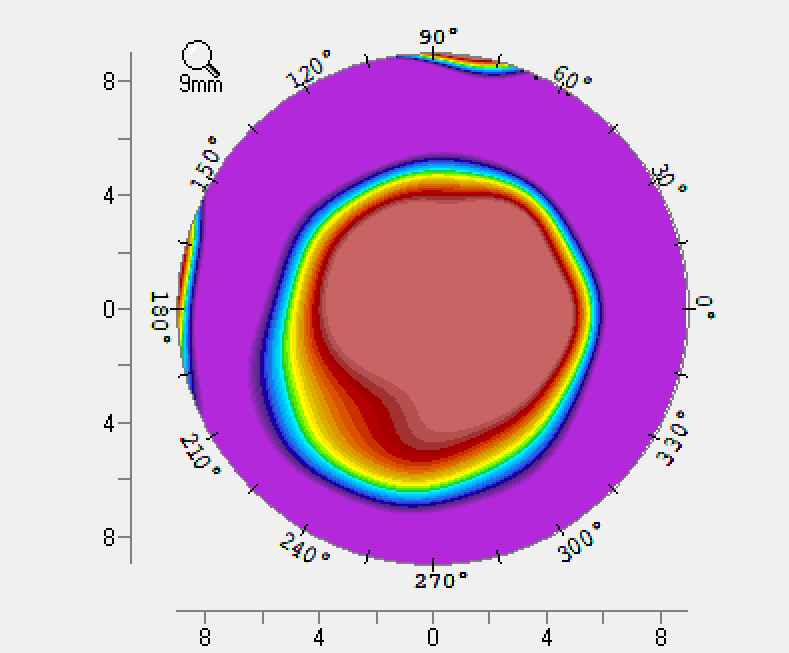
#> input picture tests/001.png, 789 x 653 px, found by its file name
$ python 'tools-GreenArea_v1.0 debug.py'
#> lines starting #> are read from the running program, lines starting #| are printed output that depends on the picture; after the words box and inside, x2 and y2 are one past the last pixel; in counts of white or black regions, pixels touching at a corner belong together
"""
相较于V1.0，此版本主要目的为debug，增加了输出在原图上描绘边界的功能（具体可参BigCircle.py脚本里的更简明的步骤)


为了使过程更加工程化和模块化，基于既往的汇总脚本../00-old_script/core.py进行拆分，获取到如下提取绿色轮廓的核心代码：
input：path
process：建立了一个class，用来识别绿色边界（核心算法）
    class GreenContourExtractor:
        #启动
        def __init__(self, image_path)

        #定义和找出绿色和蓝色像素值
        def is_green_pixel(self, pixel_hsv)
        def is_blue_pixel(self, pixel_hsv)

        #检测外圆并确定中心（绿色中心会包含在内）
        def create_color_mask(self, debug=False)
        def detect_outer_circle(self, debug=False)

        #基于中心的绿色轮廓提取（核心！！！）：1.提前限定绿色位于0.8*大圆半径内 2.利用for循环基于中心进行经线扫描 3.去除离群+插值补充缺失 4.填充绿色轮廓并获取mask
        def extract_green_contour(self, center_x, center_y, outer_radius, debug=False)

        #对以上获取的对象汇总，进行最终计算
        def extract(self, debug=True, save_path=None)
output：green_mask图片、像素总数
"""

import cv2
import numpy as np
from scipy.interpolate import interp1d


class GreenContourExtractor:
    def __init__(self, image_path):

#> called with image_path = '../../../data/test_data/001.png'
        self.image = cv2.imread(image_path)
#> self.image is the input picture: shape (653, 789, 3); mean B, G, R 203.4, 171.3, 208.9
        if self.image is None:
            raise ValueError(f"无法读取图像: {image_path}")

        self.image_rgb = cv2.cvtColor(self.image, cv2.COLOR_BGR2RGB)
        self.hsv = cv2.cvtColor(self.image, cv2.COLOR_BGR2HSV)
#> self.hsv: shape (653, 789, 3); mean H, S, V 34.9, 79.7, 225.9

        self.green_colors = [
            np.array([68, 231, 210]),
            np.array([48, 255, 230])
        ]

        self.blue_colors = [
            np.array([92, 255, 252]),
            np.array([95, 255, 252]),
            np.array([98, 255, 252]),
            np.array([101, 245, 252])
        ]

    def is_green_pixel(self, pixel_hsv):
        for green_color in self.green_colors:
            if np.array_equal(pixel_hsv, green_color):
                return True
        return False

    def is_blue_pixel(self, pixel_hsv):
        for blue_color in self.blue_colors:
            if np.array_equal(pixel_hsv, blue_color):
                return True
        return False

    def create_color_mask(self, debug=False):
        saturation = self.hsv[:, :, 1]
        color_mask = (saturation > 30).astype(np.uint8) * 255

        kernel = np.ones((5, 5), np.uint8)
        color_mask = cv2.morphologyEx(color_mask, cv2.MORPH_CLOSE, kernel)

        if debug:
            color_pixel_count = np.sum(color_mask > 0)
            print(f"彩色区域像素数: {color_pixel_count}")

        return color_mask

    def detect_outer_circle(self, debug=False):
        color_mask = self.create_color_mask(debug=debug)
        edges = cv2.Canny(color_mask, 50, 150)

        kernel = np.ones((5, 5), np.uint8)
        edges = cv2.morphologyEx(edges, cv2.MORPH_CLOSE, kernel)

        circles = cv2.HoughCircles(
            edges, cv2.HOUGH_GRADIENT, dp=1,
            minDist=100, param1=50, param2=30,
            minRadius=50, maxRadius=1000
        )

        if circles is not None:
            circles = np.uint16(np.around(circles))
            largest_circle = max(circles[0], key=lambda c: c[2])
            x, y, r = largest_circle

            if debug:
                print(f"外圆检测 - 圆心: ({x}, {y}), 半径: {r}像素")

            return x, y, r
        else:
            raise ValueError("未能检测到外圆边界")

    def extract_green_contour(self, center_x, center_y, outer_radius, debug=False):
        height, width = self.hsv.shape[:2]
        contour_mask = np.zeros((height, width), dtype=np.uint8)

        max_scan_radius = int(outer_radius * 0.8)

        if debug:
            print(f"最大扫描半径: {max_scan_radius}像素")

        num_angles = 360
        angles = np.linspace(0, 2 * np.pi, num_angles)
        boundary_radii = []

        green_found_count = 0
        blue_found_count = 0

        for angle in angles:
            green_end_radius = -1
            green_started = False

            for r in range(0, max_scan_radius):
                x = int(center_x + r * np.cos(angle))
                y = int(center_y + r * np.sin(angle))

                if not (0 <= x < width and 0 <= y < height):
                    continue

                pixel_hsv = self.hsv[y, x]

                is_green = self.is_green_pixel(pixel_hsv)
                is_blue = self.is_blue_pixel(pixel_hsv)

                if is_green:
                    green_found_count += 1
                if is_blue:
                    blue_found_count += 1

                if is_green:
                    green_started = True

                if green_started and is_blue:
                    green_end_radius = r
                    break

            boundary_radii.append(green_end_radius)

        if debug:
            print(f"扫描过程中找到的绿色像素总数: {green_found_count}")
            print(f"扫描过程中找到的蓝色像素总数: {blue_found_count}")

        boundary_radii = np.array(boundary_radii)
        valid_radii = boundary_radii[boundary_radii != -1]

        if len(valid_radii) < 3:
            if debug:
                print(f"\n[警告] 有效边界点太少: {len(valid_radii)}")
                print(f"绿色像素数: {green_found_count}, 蓝色像素数: {blue_found_count}")
            raise ValueError(f"有效边界点太少({len(valid_radii)})")

        # 剔除离群值
        q1 = np.percentile(valid_radii, 25)
        q3 = np.percentile(valid_radii, 75)
        iqr = q3 - q1
        lower_bound = q1 - 1.5 * iqr
        upper_bound = q3 + 1.5 * iqr

        outlier_mask = (valid_radii < lower_bound) | (valid_radii > upper_bound)
        outlier_count = np.sum(outlier_mask)

        if debug:
            print(f"统计信息:")
            print(f"  有效半径数量: {len(valid_radii)}")
            print(f"  中位数: {np.median(valid_radii):.2f}像素")
            print(f"  正常范围: [{lower_bound:.2f}, {upper_bound:.2f}]像素")
            print(f"  离群值数量: {outlier_count}")

        valid_indices = np.where(boundary_radii != -1)[0]
        for i, idx in enumerate(valid_indices):
            if outlier_mask[i]:
                boundary_radii[idx] = -1

        # 插值
        missing_count = np.sum(boundary_radii == -1)

        if missing_count > 0:
            normal_indices = np.where(boundary_radii != -1)[0]
            normal_radii = boundary_radii[normal_indices]

            if len(normal_indices) < 3:
                raise ValueError("正常值太少,无法插值")

            # 环形插值
            extended_indices = np.concatenate([
                [normal_indices[0] - num_angles],
                normal_indices,
                [normal_indices[-1] + num_angles]
            ])
            extended_radii = np.concatenate([
                [normal_radii[0]],
                normal_radii,
                [normal_radii[-1]]
            ])

            interp_func = interp1d(extended_indices, extended_radii,
                                   kind='cubic', fill_value='extrapolate')

            all_indices = np.arange(num_angles)
            boundary_radii = interp_func(all_indices)
            boundary_radii = np.clip(boundary_radii, 0, max_scan_radius)

        # 生成边界
        boundary_points = []
        for i, angle in enumerate(angles):
            r = boundary_radii[i]
            x = int(center_x + r * np.cos(angle))
            y = int(center_y + r * np.sin(angle))
            x = np.clip(x, 0, width - 1)
            y = np.clip(y, 0, height - 1)
            boundary_points.append((x, y))

        # 绘制边界线
        debug_img = self.image.copy()
        points = np.array(boundary_points, dtype=np.int32)
        points = points.reshape((-1, 1, 2))  # reshape 为 cv2.polylines 需要的格式
        cv2.polylines(debug_img, [points], isClosed=False, color=(0, 0, 255), thickness=2)
        cv2.imshow('Boundary Points', debug_img)
        cv2.waitKey(0)  # 等待按键
        cv2.destroyAllWindows()


        # 填充
        contour_points = np.array(boundary_points, dtype=np.int32)
        cv2.fillPoly(contour_mask, [contour_points], 255)

        if debug:
            print(f"边界点数: {len(boundary_points)}")
            print(f"轮廓内像素数: {np.sum(contour_mask > 0)}")
            if missing_count > 0:
                print(f"已插值修复 {missing_count} 个角度(含{outlier_count}个离群值)")

        return contour_mask

    def extract(self, debug=True, save_path=None):
        """
        执行完整的绿色轮廓提取流程

        Args:
            debug: 是否输出调试信息
            save_path: 保存掩码图的路径(可选)

        #Returns:
            绿色轮廓掩码图
        """
        #下面这些输print可以被注释掉
        '''
        print("=" * 60)
        #print("开始提取绿色轮廓线...")
        #print("=" * 60)

        # 1. 检测外圆
        print("\n[步骤1] 检测外圆边界...")
        '''
        center_x, center_y, outer_radius = self.detect_outer_circle(debug=debug)
#> in create_color_mask, `saturation = self.hsv[:, :, 1]`:
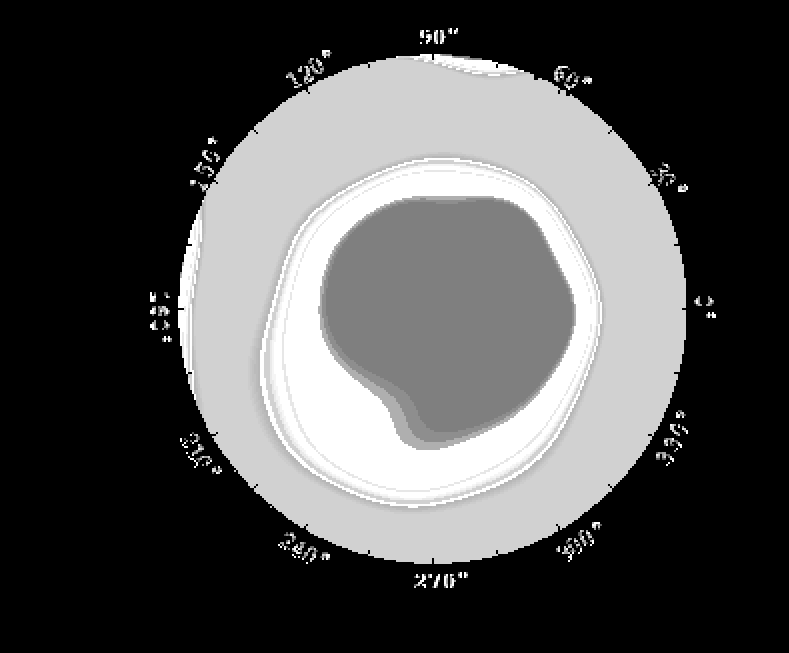
#> saturation: shape (653, 789); min 0, max 255, mean 79.7
#> in create_color_mask, `color_mask = (saturation > 30).astype(np.uint8) * 255`:
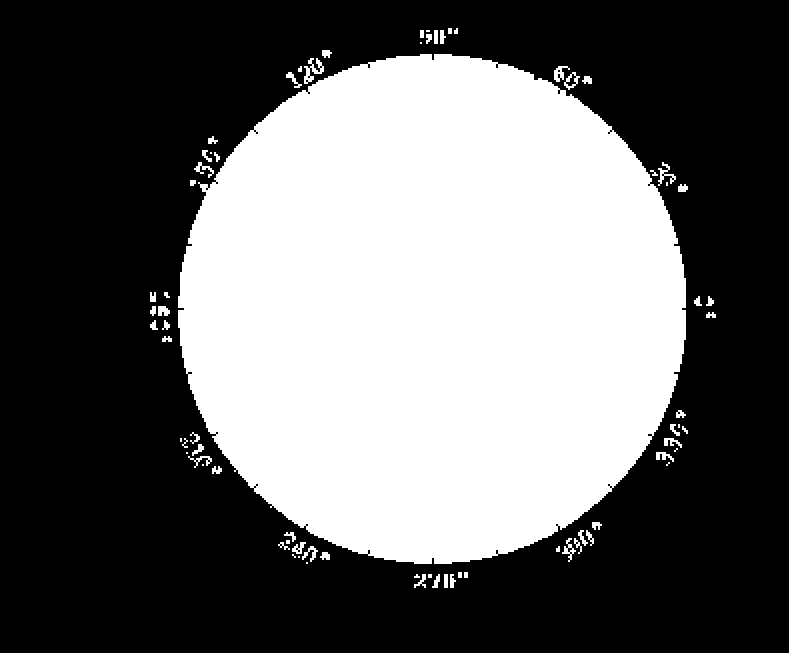
#> color_mask: shape (653, 789); 40.2% white; 75 white regions (16 under 20 px), largest, box (x1, y1, x2, y2) and area: (178, 54, 686, 564) 203332, (304, 58, 324, 84) 224, (658, 162, 676, 186) 144
#> in create_color_mask, `color_mask = cv2.morphologyEx(color_mask, cv2.MORPH_CLOSE, kernel)`:
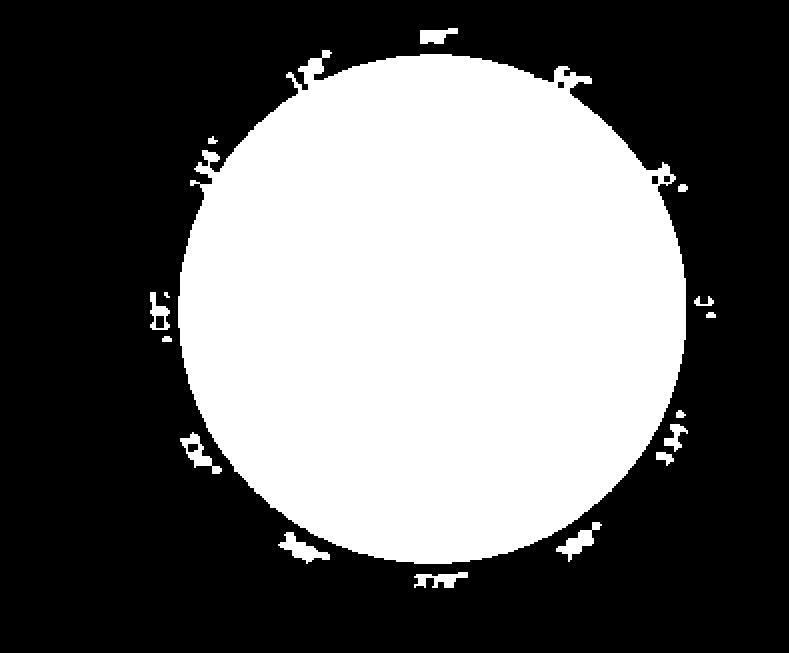
#> color_mask: shape (653, 789); 40.6% white; 16 white regions, largest, box (x1, y1, x2, y2) and area: (178, 50, 686, 564) 205400, (278, 532, 330, 564) 664, (556, 522, 602, 562) 608
#> in detect_outer_circle, `edges = cv2.Canny(color_mask, 50, 150)`:
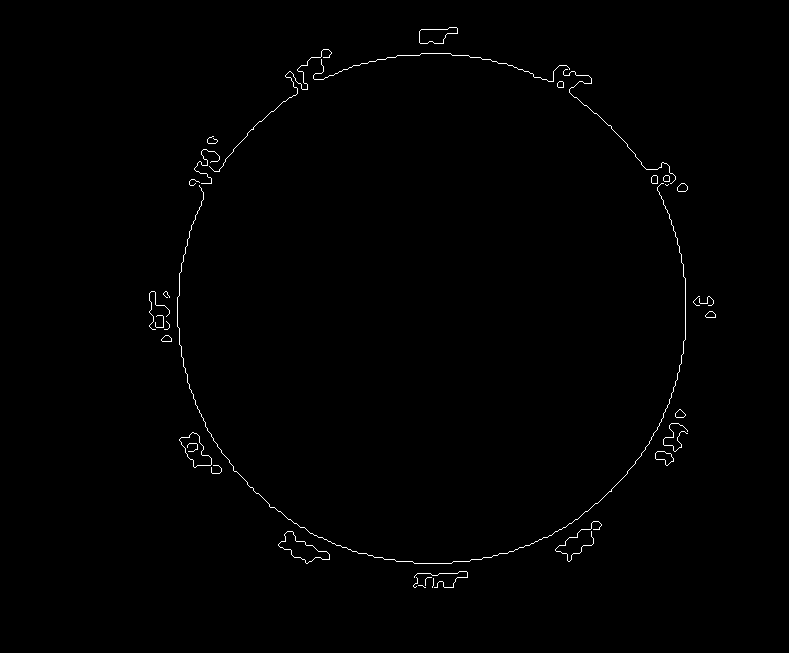
#> edges: shape (653, 789); 0.59% white in thin lines or dots, all inside (x1, y1, x2, y2) = (149, 27, 716, 588)
#> in detect_outer_circle, `edges = cv2.morphologyEx(edges, cv2.MORPH_CLOSE, kernel)`:
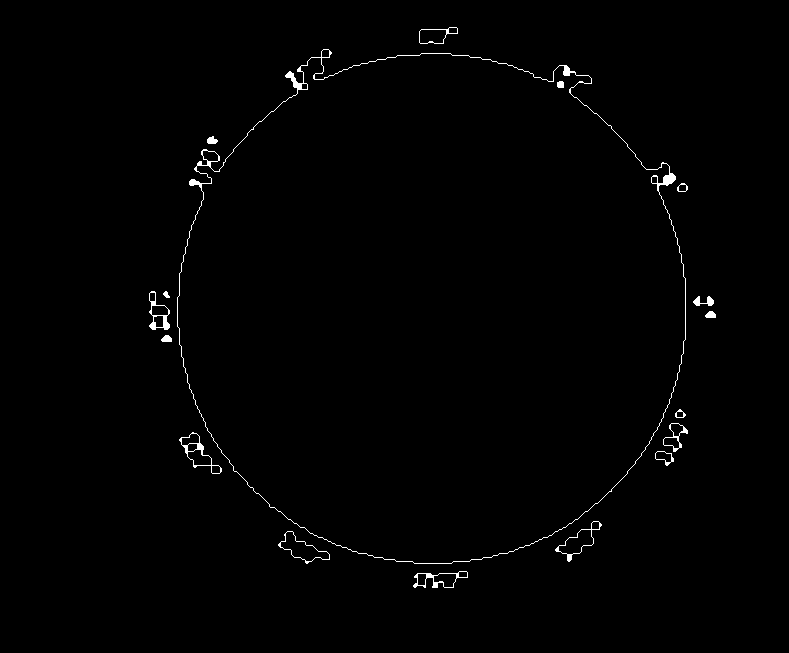
#> edges: shape (653, 789); 0.78% white in thin lines or dots, all inside (x1, y1, x2, y2) = (149, 27, 716, 588)
#> in detect_outer_circle, `circles = cv2.HoughCircles( edges, cv2.HOUGH_GRADIENT, dp=1, minDist=1..`: circles = [[434.5, 306.5, 256.6], [326.5, 298.5, 357.5], [463.5, 415.5, 144.7], [435.5, 183.5, 131.9], [323.5, 181.5, 123.6], [570.5, 298.5, 115.9], [321.5, 439.5, 118.8]]
#> in detect_outer_circle, `circles = np.uint16(np.around(circles))`: circles = [[434, 306, 257], [326, 298, 358], [464, 416, 145], [436, 184, 132], [324, 182, 124], [570, 298, 116], [322, 440, 119]]
#> in detect_outer_circle, `largest_circle = max(circles[0], key=lambda c: c[2])`: largest_circle = [326, 298, 358]
#> in detect_outer_circle, `x, y, r = largest_circle`: x = 326; y = 298; r = 358
#> center_x = 326; center_y = 298; outer_radius = 358

        # 2. 提取绿色轮廓
        '''
        print("\n[步骤2] 提取绿色轮廓边界(精确颜色匹配)...")
        print("  - 绿色: HSV(68,231,210) 和 HSV(48,255,230)")
        print("  - 蓝色: 4个精确采样值")
        print("  - 边界检测: 绿色消失→蓝色出现")
        '''
        contour_mask = self.extract_green_contour(
            center_x, center_y, outer_radius, debug=debug
        )
#> in extract_green_contour, `max_scan_radius = int(outer_radius * 0.8)`: max_scan_radius = 286
#> after the loop in extract_green_contour, `for angle in angles:`: blue_found_count = 368; boundary_radii = 360 values, max 269 at index 7, min -1 at index 334, mean 132.6; green_found_count = 1686
#> in extract_green_contour, `valid_radii = boundary_radii[boundary_radii != -1]`: valid_radii = 358 values, max 269 at index 7, min 35 at index 190, mean 133.3
#> in extract_green_contour, `q1 = np.percentile(valid_radii, 25)`: q1 = 49
#> in extract_green_contour, `q3 = np.percentile(valid_radii, 75)`: q3 = 221.8
#> in extract_green_contour, `iqr = q3 - q1`: iqr = 172.8
#> in extract_green_contour, `lower_bound = q1 - 1.5 * iqr`: lower_bound = -210.1
#> in extract_green_contour, `upper_bound = q3 + 1.5 * iqr`: upper_bound = 480.9
#> in extract_green_contour, `outlier_count = np.sum(outlier_mask)`: outlier_count = 0
#> in extract_green_contour, `valid_indices = np.where(boundary_radii != -1)[0]`: valid_indices = 358 values from 0 to 359
#> in extract_green_contour, `missing_count = np.sum(boundary_radii == -1)`: missing_count = 2
#> in extract_green_contour, `normal_indices = np.where(boundary_radii != -1)[0]`: normal_indices = 358 values from 0 to 359
#> in extract_green_contour, `normal_radii = boundary_radii[normal_indices]`: normal_radii has the same summary as valid_radii
#> in extract_green_contour, `extended_indices = np.concatenate([ [normal_indices[0] - num_angles], ..`: extended_indices = 360 values from -360 to 719
#> in extract_green_contour, `extended_radii = np.concatenate([ [normal_radii[0]], normal_radii, [no..`: extended_radii = 360 values, max 269 at index 8, min 35 at index 191, mean 134.1
#> in extract_green_contour, `boundary_radii = interp_func(all_indices)`: boundary_radii = 360 values, max 269 at index 7, min 35 at index 193, mean 133.9
#> the loop in extract_green_contour, `for i, angle in enumerate(angles):` made 360 passes
#> (r, x, y) on passes 1 to 3: (266, 592, 298), (267, 592, 302), (267, 592, 307)
#> after the loop in extract_green_contour, `for i, angle in enumerate(angles):`: boundary_points = 360 pairs, first value 281 to 592, second value 169 to 492
#> in extract_green_contour, `points = np.array(boundary_points, dtype=np.int32)`: points has the same summary as boundary_points
#> in extract_green_contour, `points = points.reshape((-1, 1, 2))`: points = contour of 360 points, box (x1, y1, x2, y2) (281, 169, 593, 493), area 78564
#> in extract_green_contour, `cv2.polylines(debug_img, [points], isClosed=False, color=(0, 0, 255), ..`:
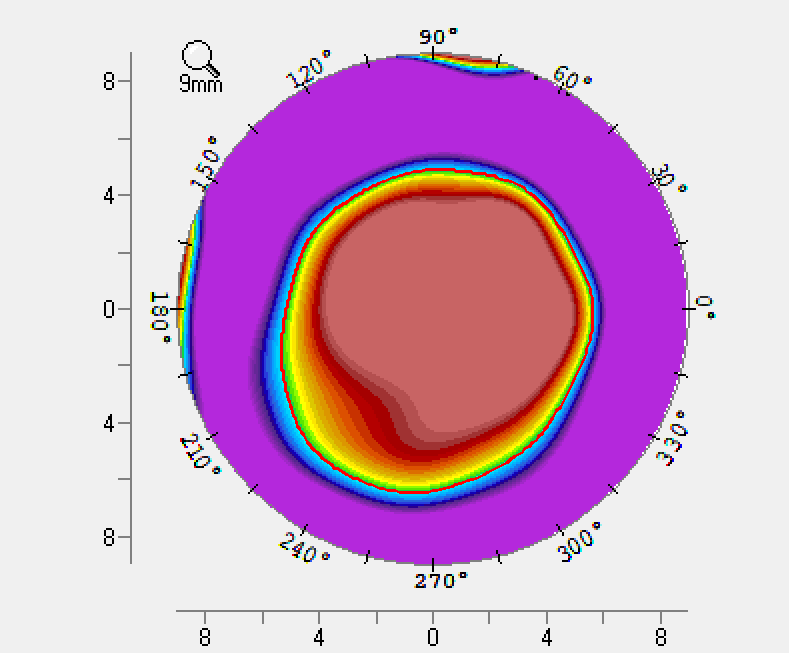
#> debug_img: shape (653, 789, 3); 0.57% of pixels changed, all inside (x1, y1, x2, y2) = (280, 168, 594, 494)
#> in extract_green_contour, `contour_points = np.array(boundary_points, dtype=np.int32)`: contour_points has the same summary as boundary_points
#> in extract_green_contour, `cv2.fillPoly(contour_mask, [contour_points], 255)`:
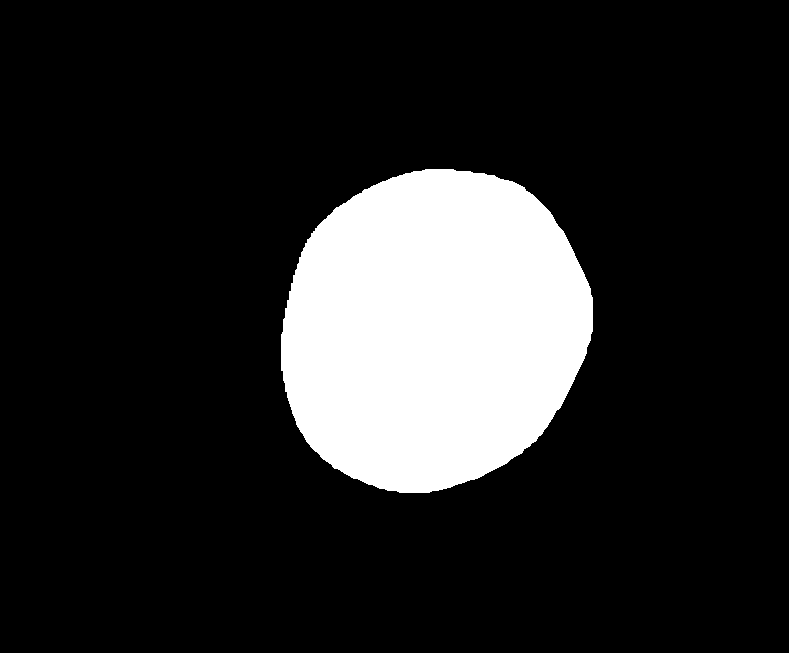
#> contour_mask: shape (653, 789); 15.3% white; 1 white region, box (x1, y1, x2, y2) and area: (281, 169, 593, 493) 79021

        # 3. 保存结果，注意这里的if save_path也被注释掉了，如果需要导出掩码图，需要修改这里的代码。

        if save_path:
            cv2.imwrite(save_path, contour_mask)
            #print(f"\n掩码图已保存到: {save_path}")
        '''
        print("\n" + "=" * 60)
        print("绿色轮廓提取完成!")
        print(f"轮廓内像素数: {np.sum(contour_mask > 0)}")
        print("=" * 60)
        '''
        pixel_count = int(np.sum(contour_mask > 0))
#> pixel_count = 79021
        return contour_mask, pixel_count

# run
if __name__ == "__main__":

    image_path = "../../../data/test_data/001.png"

    try:
        extractor = GreenContourExtractor(image_path)
        #mask = extractor.extract(debug=False, save_path="green_contour_mask.png") #增加像素数的输出后这行被注释掉了，不用管。
        mask, pixel_count = extractor.extract(debug=False, save_path="green_contour_mask.png")
#> pixel_count = 79021
        print(f"像素总数: {pixel_count}")
#| 像素总数: 79021

    except Exception as e:
        print(f"错误: {e}")
        import traceback

        traceback.print_exc()
